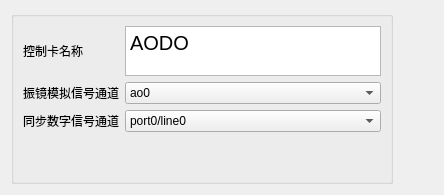
        <widget class="QWidget" name="Lasertab">
         <attribute name="title">
          <string>I/O</string>
         </attribute>
         <layout class="QHBoxLayout" name="horizontalLayout_9">
          <item>
           <widget class="QGroupBox" name="groupBox_4">
            <property name="maximumSize">
             <size>
              <width>16777215</width>
              <height>16777215</height>
             </size>
            </property>
            <property name="title">
             <string/>
            </property>
            <layout class="QGridLayout" name="gridLayout_19">
             <item row="0" column="0">
              <widget class="QLabel" name="label_44">
               <property name="maximumSize">
                <size>
                 <width>1000</width>
                 <height>1000</height>
                </size>
               </property>
               <property name="text">
                <string>控制卡名称</string>
               </property>
              </widget>
             </item>
             <item row="6" column="1">
              <widget class="QComboBox" name="SyncDO">
               <item>
                <property name="text">
                 <string>port0/line0</string>
                </property>
               </item>
               <item>
                <property name="text">
                 <string>port0/line1</string>
                </property>
               </item>
               <item>
                <property name="text">
                 <string>port0/line2</string>
                </property>
               </item>
              </widget>
             </item>
             <item row="0" column="1">
              <widget class="QTextEdit" name="AODOboard">
               <property name="maximumSize">
                <size>
                 <width>16777215</width>
                 <height>50</height>
                </size>
               </property>
               <property name="html">
                <string>&lt;!DOCTYPE HTML PUBLIC &quot;-//W3C//DTD HTML 4.0//EN&quot; &quot;http://www.w3.org/TR/REC-html40/strict.dtd&quot;&gt;
&lt;html&gt;&lt;head&gt;&lt;meta name=&quot;qrichtext&quot; content=&quot;1&quot; /&gt;&lt;style type=&quot;text/css&quot;&gt;
p, li { white-space: pre-wrap; }
&lt;/style&gt;&lt;/head&gt;&lt;body style=&quot; font-family:'MS Shell Dlg 2'; font-size:15pt; font-weight:400; font-style:normal;&quot;&gt;
&lt;p style=&quot; margin-top:0px; margin-bottom:0px; margin-left:0px; margin-right:0px; -qt-block-indent:0; text-indent:0px;&quot;&gt;&lt;span style=&quot; font-family:'SimSun';&quot;&gt;AODO&lt;/span&gt;&lt;/p&gt;&lt;/body&gt;&lt;/html&gt;</string>
               </property>
              </widget>
             </item>
             <item row="6" column="0">
              <widget class="QLabel" name="label_13">
               <property name="text">
                <string>同步数字信号通道</string>
               </property>
              </widget>
             </item>
             <item row="3" column="0">
              <widget class="QLabel" name="label_38">
               <property name="text">
                <string>振镜模拟信号通道</string>
               </property>
              </widget>
             </item>
             <item row="3" column="1">
              <widget class="QComboBox" name="GalvoAO">
               <item>
                <property name="text">
                 <string>ao0</string>
                </property>
               </item>
               <item>
                <property name="text">
                 <string>ao1</string>
                </property>
               </item>
               <item>
                <property name="text">
                 <string>ao2</string>
                </property>
               </item>
               <item>
                <property name="text">
                 <string>ao3</string>
                </property>
               </item>
              </widget>
             </item>
             <item row="8" column="1">
              <spacer name="verticalSpacer">
               <property name="orientation">
                <enum>Qt::Vertical</enum>
               </property>
               <property name="sizeHint" stdset="0">
                <size>
                 <width>20</width>
                 <height>40</height>
                </size>
               </property>
              </spacer>
             </item>
            </layout>
           </widget>
          </item>
          <item>
           <spacer name="horizontalSpacer_4">
            <property name="orientation">
             <enum>Qt::Horizontal</enum>
            </property>
            <property name="sizeHint" stdset="0">
             <size>
              <width>40</width>
              <height>20</height>
             </size>
            </property>
           </spacer>
          </item>
         </layout>
        </widget>
